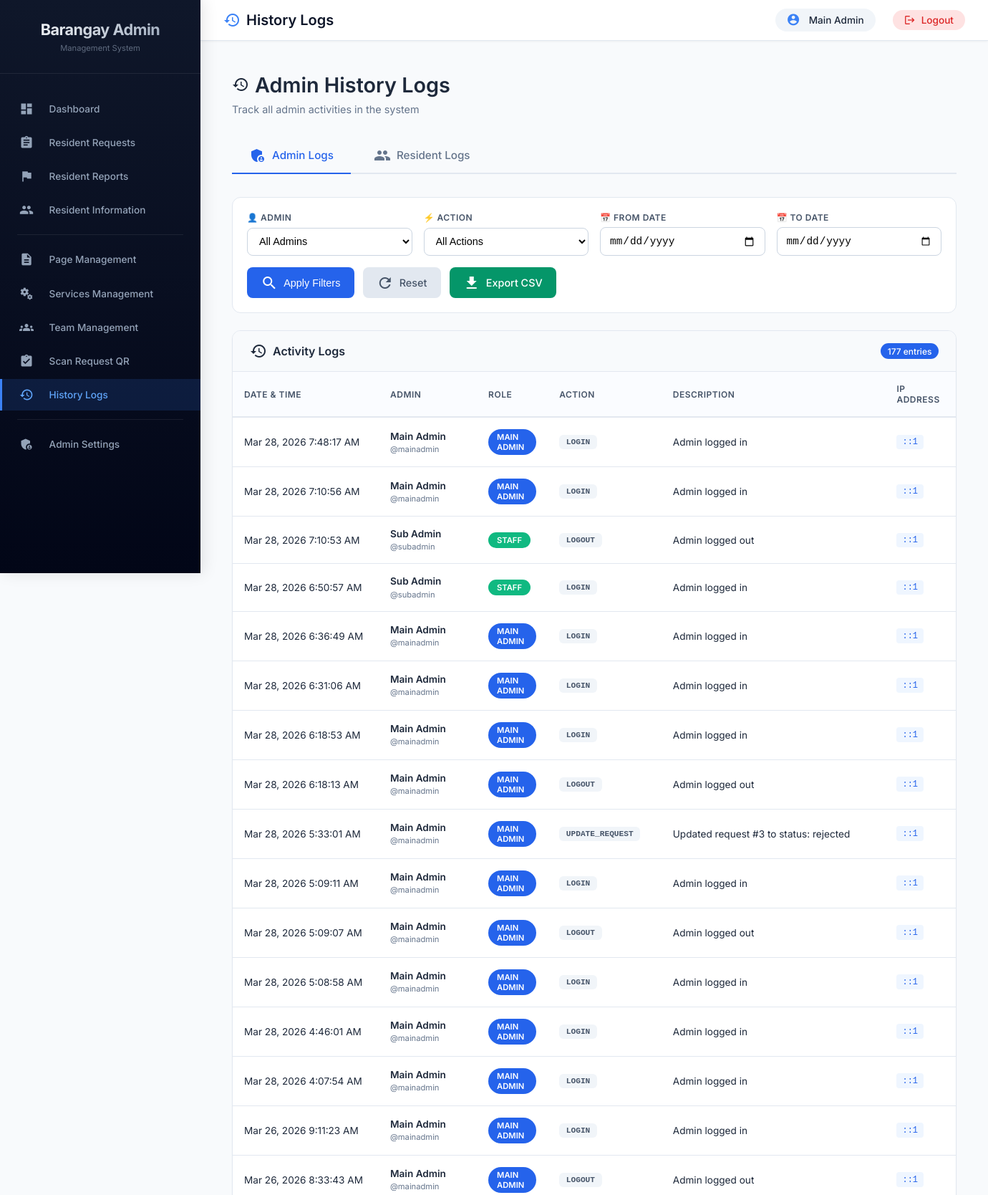
Page /admin/logs.php (signed in, upper part) on the committed database.
### tables this page shows
CREATE TABLE `admin_logs` (
  `id` int(11) NOT NULL,
  `admin_id` int(11) DEFAULT NULL,
  `action` varchar(100) DEFAULT NULL,
  `description` text DEFAULT NULL,
  `ip_address` varchar(45) DEFAULT NULL,
  `user_agent` text DEFAULT NULL,
  `created_at` timestamp NOT NULL DEFAULT current_timestamp()
);

### admin/logs.php (the view, shortened to what this page needs)
<?php
$database = new Database();
$db = $database->getConnection();
$admin_filter = isset($_GET['admin']) ? $_GET['admin'] : '';
$action_filter = isset($_GET['action']) ? $_GET['action'] : '';
$date_from = isset($_GET['from']) ? $_GET['from'] : '';
$date_to = isset($_GET['to']) ? $_GET['to'] : '';
$query = "SELECT l.*, a.username, a.first_name, a.last_name, a.admin_type as role
          FROM admin_logs l
          LEFT JOIN admins a ON l.admin_id = a.id
          WHERE 1=1";
$query .= " ORDER BY l.created_at DESC";
$stmt = $db->prepare($query);
$stmt->execute();
$logs = $stmt->fetchAll(PDO::FETCH_ASSOC);
include dirname(__FILE__) . '/includes/admin_header.php';
?>
<div class="admin-management">
    <div class="page-header">
        <h1>
            <span class="material-icons">history</span>
            Admin History Logs
        </h1>
        <p>Track all admin activities in the system</p>
    </div>
    <div class="tabs-container">
        <div class="tabs">
            <a href="logs.php" class="tab-btn active">
                <span class="material-icons">admin_panel_settings</span>
                Admin Logs
            </a>
            <a href="resident_logs.php" class="tab-btn">
                <span class="material-icons">people</span>
                Resident Logs
            </a>
        </div>
    </div>
    <div class="filter-section">
        <form method="GET" class="filter-form">
            <div class="filter-group">
                <label>👤 ADMIN</label>
                <select name="admin" id="admin">
                    <option value="">All Admins</option>
                </select>
            </div>
            <div class="filter-group">
                <label>⚡ ACTION</label>
                <select name="action" id="action">
                    <option value="">All Actions</option>
                </select>
            </div>
            <div class="filter-group">
                <label>📅 FROM DATE</label>
                <input type="date" name="from" id="from" value="<?php echo htmlspecialchars($date_from); ?>">
            </div>
            <div class="filter-group">
                <label>📅 TO DATE</label>
                <input type="date" name="to" id="to" value="<?php echo htmlspecialchars($date_to); ?>">
            </div>
            <div class="filter-actions">
                <button type="submit" class="btn-filter">
                    <span class="material-icons">search</span> Apply Filters
                </button>
                <a href="logs.php" class="btn-clear">
                    <span class="material-icons">refresh</span> Reset
                </a>
                <a href="?export=csv&admin=<?php echo urlencode($admin_filter); ?>&action=<?php echo urlencode($action_filter); ?>&from=<?php echo urlencode($date_from); ?>&to=<?php echo urlencode($date_to); ?>" class="btn-export">
                    <span class="material-icons">download</span> Export CSV
                </a>
            </div>
        </form>
    </div>
    <div class="table-card">
        <div class="table-header">
            <h2>
                <span class="material-icons">history</span>
                Activity Logs
            </h2>
            <span class="badge"><?php echo count($logs); ?> entries</span>
        </div>
        <div class="table-responsive">
            <table class="data-table">
                <thead>
                    <tr>
                        <th>Date & Time</th>
                        <th>Admin</th>
                        <th>Role</th>
                        <th>Action</th>
                        <th>Description</th>
                        <th>IP Address</th>
                </thead>
                <tbody>
                    <?php if (empty($logs)): ?>
                    <tr>
                        <td colspan="6" class="empty-state">
                            <span class="material-icons">history</span>
                            <p>No logs found</p>
                        </td>
                    </tr>
                    <?php else: ?>
                        <?php foreach ($logs as $log): ?>
                        <tr>
                            <td style="white-space: nowrap;"><?php echo date('M j, Y g:i:s A', strtotime($log['created_at'])); ?></td>
                            <td>
                                <div class="admin-name"><?php echo htmlspecialchars(($log['first_name'] ?? '') . ' ' . ($log['last_name'] ?? '')); ?></div>
                                <div class="admin-username">@<?php echo htmlspecialchars($log['username'] ?? ''); ?></div>
                            </td>
                            <td>
                                <span class="role-badge <?php echo ($log['role'] ?? '') == 'main_admin' ? 'main' : 'staff'; ?>">
                                    <?php echo ($log['role'] ?? '') == 'main_admin' ? 'Main Admin' : 'Staff'; ?>
                                </span>
                            </td>
                            <td><span class="action-badge"><?php echo htmlspecialchars($log['action']); ?></span></td>
                            <td><?php echo htmlspecialchars($log['description']); ?></td>
                            <td><span class="ip-address"><?php echo htmlspecialchars($log['ip_address']); ?></span></td>
                        </tr>
                        <?php endforeach; ?>
                    <?php endif; ?>
                </tbody>
            </table>
        </div>
    </div>
</div>
<?php include dirname(__FILE__) . '/includes/admin_footer.php'; ?>

### admin/includes/admin_header.php (style rules this page uses)
* { margin: 0; padding: 0; box-sizing: border-box; }
body { font-family: 'Inter', 'Segoe UI', Tahoma, Geneva, Verdana, sans-serif; background: #f8fafc; overflow-x: hidden; }

### admin/logs.php (style rules this page uses)
.admin-management { max-width: 1400px; margin: 0 auto; padding: 1rem; }
.page-header { margin-bottom: 2rem; }
.page-header h1 { font-size: 1.8rem; font-weight: 600; color: #1e293b; margin: 0; display: flex; align-items: center; gap: 0.5rem; }
.page-header p { color: #64748b; font-size: 0.9rem; margin-top: 0.5rem; }
.tabs-container { margin-bottom: 2rem; border-bottom: 2px solid #e2e8f0; }
.tabs { display: flex; gap: 0.5rem; }
.tab-btn { padding: 0.75rem 1.5rem; background: none; border: none; font-size: 0.95rem; font-weight: 500; color: #64748b; cursor: pointer; display: inline-flex; align-items: center; gap: 0.5rem; border-bottom: 2px solid transparent; transition: all 0.2s; margin-bottom: -2px; text-decoration: none; }
.tab-btn.active { color: #2563eb; border-bottom-color: #2563eb; }
.filter-section { background: white; border-radius: 12px; border: 1px solid #e2e8f0; padding: 1.25rem; margin-bottom: 1.5rem; }
.filter-form { display: flex; gap: 1rem; flex-wrap: wrap; align-items: flex-end; }
.filter-group { flex: 1; min-width: 180px; }
.filter-group label { display: block; font-size: 0.75rem; font-weight: 600; color: #475569; margin-bottom: 0.4rem; text-transform: uppercase; letter-spacing: 0.5px; }
.filter-group input, .filter-group select { width: 100%; padding: 0.6rem 0.75rem; border: 1px solid #cbd5e1; border-radius: 8px; font-size: 0.9rem; background: white; transition: all 0.2s; }
.filter-actions { display: flex; gap: 0.75rem; }
.btn-filter, .btn-clear, .btn-export { padding: 0.6rem 1.2rem; border: none; border-radius: 8px; font-size: 0.9rem; font-weight: 500; cursor: pointer; display: inline-flex; align-items: center; gap: 0.5rem; text-decoration: none; transition: all 0.2s; }
.btn-filter { background: #2563eb; color: white; }
.btn-clear { background: #e2e8f0; color: #475569; }
.btn-export { background: #059669; color: white; }
.table-card { background: white; border-radius: 12px; border: 1px solid #e2e8f0; overflow: hidden; box-shadow: 0 1px 2px rgba(0,0,0,0.03); }
.table-header { padding: 1rem 1.5rem; background: #f8fafc; border-bottom: 1px solid #e2e8f0; display: flex; justify-content: space-between; align-items: center; flex-wrap: wrap; gap: 1rem; }
.table-header h2 { font-size: 1rem; font-weight: 600; color: #1e293b; display: flex; align-items: center; gap: 0.5rem; margin: 0; }
.table-header .badge { background: #2563eb; color: white; padding: 0.2rem 0.6rem; border-radius: 20px; font-size: 0.75rem; font-weight: 500; }
.table-responsive { overflow-x: auto; -webkit-overflow-scrolling: touch; }
.data-table { width: 100%; border-collapse: collapse; min-width: 1000px; }
.data-table th { text-align: left; padding: 1rem; background: #fafcff; color: #475569; font-weight: 600; font-size: 0.75rem; border-bottom: 2px solid #e2e8f0; text-transform: uppercase; letter-spacing: 0.5px; }
.data-table td { padding: 1rem; border-bottom: 1px solid #e2e8f0; color: #1e293b; font-size: 0.85rem; vertical-align: middle; }
.data-table th:nth-child(1), .data-table td:nth-child(1) { width: 15%; }
.data-table th:nth-child(2), .data-table td:nth-child(2) { width: 15%; }
.data-table th:nth-child(3), .data-table td:nth-child(3) { width: 10%; }
.data-table th:nth-child(4), .data-table td:nth-child(4) { width: 12%; }
.data-table th:nth-child(5), .data-table td:nth-child(5) { width: 38%; }
.data-table th:nth-child(6), .data-table td:nth-child(6) { width: 10%; }
.action-badge { background: #f1f5f9; padding: 0.25rem 0.6rem; border-radius: 6px; font-size: 0.7rem; font-family: monospace; font-weight: 600; color: #475569; display: inline-block; }
.role-badge { display: inline-block; padding: 0.25rem 0.75rem; border-radius: 20px; font-size: 0.7rem; font-weight: 600; text-transform: uppercase; }
.role-badge.main { background: #2563eb; color: white; }
.role-badge.staff { background: #10b981; color: white; }
.ip-address { font-family: monospace; font-size: 0.75rem; color: #2563eb; background: #eff6ff; padding: 0.2rem 0.5rem; border-radius: 4px; display: inline-block; }
.admin-name { font-weight: 600; color: #1e293b; }
.admin-username { font-size: 0.7rem; color: #64748b; margin-top: 0.2rem; }

### rows in the picture
admin_logs: created_at "Mar 28, 2026 7:48:17 AM", admin.last_name "Main Admin", admin.username "mainadmin", shows "MAIN ADMIN", action "LOGIN", description "Admin logged in", ip_address "::1"
admin_logs: created_at "Mar 28, 2026 7:10:56 AM", admin.last_name "Main Admin", admin.username "mainadmin", shows "MAIN ADMIN", action "LOGIN", description "Admin logged in", ip_address "::1"
admin_logs: created_at "Mar 28, 2026 7:10:53 AM", admin.last_name "Sub Admin", admin.username "subadmin", shows "STAFF", action "LOGOUT", description "Admin logged out", ip_address "::1"
admin_logs: created_at "Mar 28, 2026 6:50:57 AM", admin.last_name "Sub Admin", admin.username "subadmin", shows "STAFF", action "LOGIN", description "Admin logged in", ip_address "::1"
admin_logs: created_at "Mar 28, 2026 6:36:49 AM", admin.last_name "Main Admin", admin.username "mainadmin", shows "MAIN ADMIN", action "LOGIN", description "Admin logged in", ip_address "::1"
admin_logs: created_at "Mar 28, 2026 6:31:06 AM", admin.last_name "Main Admin", admin.username "mainadmin", shows "MAIN ADMIN", action "LOGIN", description "Admin logged in", ip_address "::1"
admin_logs: created_at "Mar 28, 2026 6:18:53 AM", admin.last_name "Main Admin", admin.username "mainadmin", shows "MAIN ADMIN", action "LOGIN", description "Admin logged in", ip_address "::1"
admin_logs: created_at "Mar 28, 2026 6:18:13 AM", admin.last_name "Main Admin", admin.username "mainadmin", shows "MAIN ADMIN", action "LOGOUT", description "Admin logged out", ip_address "::1"
admin_logs: created_at "Mar 28, 2026 5:33:01 AM", admin.last_name "Main Admin", admin.username "mainadmin", shows "MAIN ADMIN", action "UPDATE_REQUEST", description "Updated request #3 to status: rejected", ip_address "::1"
admin_logs: created_at "Mar 28, 2026 5:09:11 AM", admin.last_name "Main Admin", admin.username "mainadmin", shows "MAIN ADMIN", action "LOGIN", description "Admin logged in", ip_address "::1"
admin_logs: created_at "Mar 28, 2026 5:09:07 AM", admin.last_name "Main Admin", admin.username "mainadmin", shows "MAIN ADMIN", action "LOGOUT", description "Admin logged out", ip_address "::1"
admin_logs: created_at "Mar 28, 2026 5:08:58 AM", admin.last_name "Main Admin", admin.username "mainadmin", shows "MAIN ADMIN", action "LOGIN", description "Admin logged in", ip_address "::1"
admin_logs: created_at "Mar 28, 2026 4:46:01 AM", admin.last_name "Main Admin", admin.username "mainadmin", shows "MAIN ADMIN", action "LOGIN", description "Admin logged in", ip_address "::1"
admin_logs: created_at "Mar 28, 2026 4:07:54 AM", admin.last_name "Main Admin", admin.username "mainadmin", shows "MAIN ADMIN", action "LOGIN", description "Admin logged in", ip_address "::1"
admin_logs: created_at "Mar 26, 2026 9:11:23 AM", admin.last_name "Main Admin", admin.username "mainadmin", shows "MAIN ADMIN", action "LOGIN", description "Admin logged in", ip_address "::1"
admin_logs: created_at "Mar 26, 2026 8:33:43 AM", admin.last_name "Main Admin", admin.username "mainadmin", shows "MAIN ADMIN", action "LOGOUT", description "Admin logged out", ip_address "::1"

### other values in the picture
$_SESSION['admin_name'] "Main Admin"
count($logs) "177"
